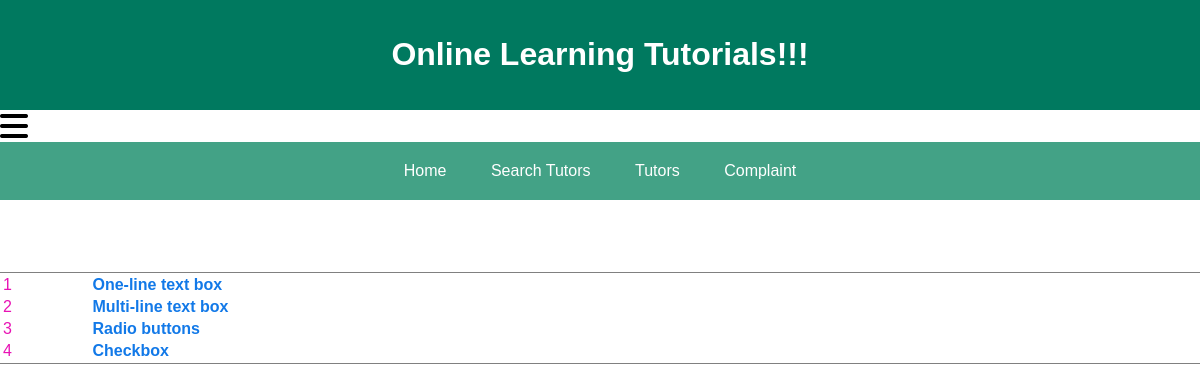
/ShowLectures.php?id=9, run on the app's committed database.
### tables this page shows
CREATE TABLE IF NOT EXISTS `VideoLinks` (
  `Id` int(10) NOT NULL,
  `Username` varchar(40) NOT NULL,
  `Course` varchar(40) NOT NULL,
  `VideoName` varchar(50) NOT NULL,
  `VideoLink` varchar(400) NOT NULL
);

### ShowLectures.php (the view, shortened to what this page needs)
<!DOCTYPE html>
<html>
 <head>
  <link rel="stylesheet" type="text/css" href="style.css">
  <link rel="stylesheet" type="text/css" href="font-awesome.min.css">
 </head>
 <body>
	  <header>
	   <h1> Online Learning Tutorials!!! </h1>
	  </header>
	  <nav>
	   <div>
		<i class="fa fa-bars fa-2x"></i>
	   </div>
	   <ul>
		<li><a href="Member_Load.php">Home</a></li>
		<li><a href="Search_Tutors.php">Search Tutors</a></li>
		<li><a href="test.php">Tutors</a></li>
		<li><a href="#">Complaint</a></li>
	   </ul>
	  </nav>
	  <div>
		<?php
		 include 'Db.php';
		 if(isset($_GET['id']))
		 {
			 $TutorId=$_GET['id'];
			 if(!empty($TutorId))
			 {
				$query="SELECT * FROM `AddTutors` WHERE Id='$TutorId'";
				$query_result=mysqli_query($conn,$query);
				while($rows=mysqli_fetch_assoc($query_result))
				{
					$count=0;
					$Course=$rows['Course'];
					$Instructor_Username=$rows['Username'];
					$query1="SELECT * FROM `VideoLinks` WHERE Username='$Instructor_Username' and Course='$Course'";
					$query_result1=mysqli_query($conn,$query1);
					echo '<table frame="hsides" width="100%">';
					while($rows1=mysqli_fetch_assoc($query_result1))
					{
						$VideoName=$rows1['VideoName'];
						$VideoId=$rows1['Id'];
						echo '<tr><td style="color:#e812b4;">'.++$count.'</td><td><a href="Watch.php?id='.$VideoId.'" style="text-decoration:none;"><b style="color:#1279e8;">'.$VideoName.'</b></a></td></tr>';
						echo '<br>';
					}
					echo '</table>';
				}
			 }
		 }
		?>
	  </div>
 </body>
</html>

### style.css (style rules this page uses)
body { margin:0; padding:0; font-family: sans-serif; }
header { background: #00795f; width: 100%; padding: 15px 0; color: #fff; text-align: center; }
nav ul { background-color:#43a286; overflow: hidden; color:#fff; padding: 0; text-align: center; margin:0; }
nav ul li { display: inline-block; padding: 20px; }
nav ul li a { text-decoration:none; color:inherit; }

### data on the page
videolinks: VideoName "One-line text box"
videolinks: VideoName "Multi-line text box"
videolinks: VideoName "Radio buttons"
videolinks: VideoName "Checkbox"
